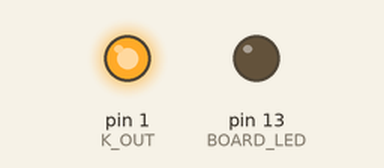
This sketch was run on a simulated Arduino Uno, built with avr-gcc and run on an emulated ATmega328P. Shown: output pins drawn as LEDs (lit = HIGH). Pins used as bus, display or sensor lines are not drawn; what the sketch prints to the serial monitor is not drawn.

Above: at 0.1 s.
Timing chart, 0 to 1.6 s (numbered marks = the images above):
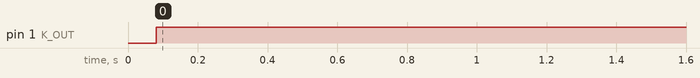

The sketch:

old_kline_honda.ino
```cpp
/**
ER6 ECU reader
Just for tests
SoftwareSerial > pins 11/10 for bt or other
Serial is used for L9637D @ 10400bads 8N1

**/

#include <SoftwareSerial.h>

//-----------------------------//
// ##    Bluetooth HC-06    ## //
//Serial com. on Digital Pin 10 Rx & 11 Tx
SoftwareSerial BT(11, 10);
uint32_t lastBTrequest;
bool bluetoothConnected = false;

//-----------------------------//
// ##       OBD K-Line      ## //
#define K_OUT 1 // K Output Line - TX (1) on Arduino
#define K_IN 0  // K Input  Line - RX (0) on Arduino

// Timings
#define MAXSENDTIME 2000 // 2 second timeout on KDS comms.
const uint8_t ISORequestByteDelay = 10;
const uint8_t ISORequestDelay = 1000; // Time between requests.
// Source and destination adresses, ECU (0x11) & Arduino (0xF1)
const uint8_t ECUaddr = 0x11;
const uint8_t MyAddr = 0xF1;
bool ECUconnected = false;
//ToDo: Save only important parts to reduce size!!!
uint8_t ecuResponse[12];
uint32_t lastKresponse;
uint8_t ThrottlePosMax = 405;
uint8_t SubThrottleMax = 189;
//-----------------------------//

int rpm = 0;
int vitesse = 0;
int gear = 0;
int waterTemp = 0;
int intakeTemp = 0;
int throttle=0;

//test racedac format
char datatocompute[64];
char finaldata[64];
// compteur d echantillons
int countech = 0;
//compteur affichage
int countdat = 0;
int countdat1 = 90;

//Status LED (OnBoard)
#define BOARD_LED 13

//set 10hz
byte gps10hz[] = {0xB5, 0x62, 0x06, 0x08, 0x06, 0x00, 0x64, 0x00, 0x01, 0x00, 0x01, 0x00, 0x7A, 0x12};

void setup() {
  //Other serial init------------

  BT.begin(9600);
  BT.println("Hello bt");
  // KDS Init--------------------
  pinMode(K_OUT, OUTPUT);
  pinMode(K_IN, INPUT);
  // define board status led
  pinMode(BOARD_LED, OUTPUT);
  // status led aus
  digitalWrite(BOARD_LED, LOW);

  lastKresponse = 0;


  //questions for other things----

}

void loop() {

  //BT.println("--------> debut loop");

  uint8_t rLen;
  uint8_t req[2];
  uint8_t resp[3];

  Serial.end();


  // This is the ISO 14230-2 "Fast Init" sequence.

  digitalWrite(K_OUT, LOW);
  delay(70);
  digitalWrite(K_OUT, HIGH);
  delay(130);
  // Should be 10417
  Serial.begin(10400);

  byte buf[] = {0xFE, 0x04, 0xFF, 0xFF};
  for (uint8_t i = 0; i < 4; i++){
    Serial.write(buf[i]);
    delay(ISORequestByteDelay);
  }

  delay(50);


/**
  while(Serial.available()){
    BT.write(Serial.read());
  }

  //BT.println();

  delay(ISORequestDelay);
**/


  byte buf2[] = {0x72, 0x05, 0x00, 0xF0, 0x99};
  for (uint8_t i = 0; i < 5; i++){
    Serial.write(buf2[i]);
    delay(ISORequestByteDelay);
  }


  delay(20);

  //BT.println();

  while(Serial.available()){
    BT.write(Serial.read());
  }

  delay(1000);

  //BT.println("---------> Fin loop");


}
```

Measured:
- by itself, pin 1 (K_OUT): LOW → HIGH at 0.08 s
